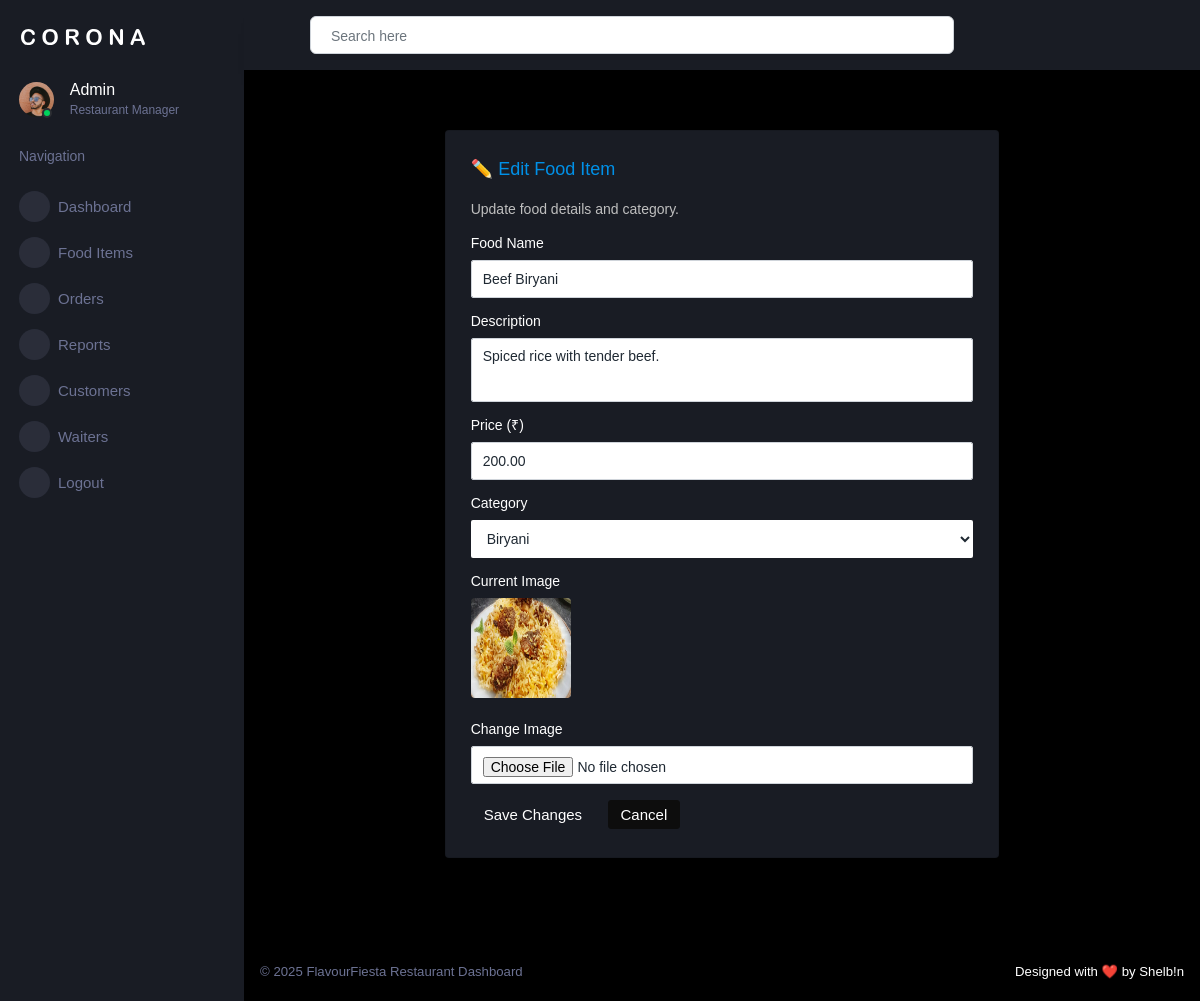
/admin_app/edit_food/3/, run on the app's committed database.
### admin_app/models.py (models this page shows)
class fooditems(models.Model):
    name = models.CharField(max_length=100)
    description = models.TextField()
    price = models.DecimalField(max_digits=10, decimal_places=2)
    category = models.ForeignKey(categorydb, on_delete=models.CASCADE)
    image = models.ImageField(upload_to='food_items/', blank=True, null=True)
    availability = models.BooleanField(default=True)

class categorydb(models.Model):
    Category_name=models.CharField(max_length=100,null=True,blank=True)
    Description=models.CharField(max_length=100,null=True,blank=True)
    Image = models.ImageField(upload_to='categories/', null=True, blank=True)

### admin_app/views.py (the view, shortened to what this page needs)
# urls.py: path('edit_food/<int:food_id>/', views.edit_food, name='edit_food'),
def edit_food(request, food_id):
    food = get_object_or_404(fooditems, id=food_id)
    categories = categorydb.objects.all()
    return render(request, 'edit_food.html', {'food': food, 'categories': categories})

### admin_app/templates/edit_food.html (shortened to what this page needs)
{% extends 'index.html' %}
{% load static %}
{% block content %}
<div class="content-wrapper">
  <div class="row">
    <div class="col-md-8 grid-margin stretch-card mx-auto">
      <div class="card">
        <div class="card-body">
          <h4 class="card-title text-primary">✏️ Edit Food Item</h4>
          <p class="card-description">Update food details and category.</p>
          <form method="post" enctype="multipart/form-data" class="forms-sample">
            <div class="form-group">
              <label for="name">Food Name</label>
              <input type="text" class="form-control" id="name" name="name" value="{{ food.name }}" required>
            </div>
            <div class="form-group">
              <label for="description">Description</label>
              <textarea class="form-control" id="description" name="description" rows="3" required>{{ food.description }}</textarea>
            </div>
            <div class="form-group">
              <label for="price">Price (₹)</label>
              <input type="number" step="0.01" class="form-control" id="price" name="price" value="{{ food.price }}" required>
            </div>
            <div class="form-group">
              <label for="category">Category</label>
              <select class="form-control" id="category" name="category" required>
                {% for cat in categories %}
                  <option value="{{ cat.id }}" {% if cat.id == food.category.id %}selected{% endif %}>{{ cat.Category_name }}</option>
                {% endfor %}
              </select>
            </div>
            <div class="form-group">
              <label>Current Image</label><br>
              {% if food.image %}
                <img src="{{ food.image.url }}" alt="{{ food.name }}" width="100" height="100" class="rounded mb-2">
              {% else %}
                <p class="text-muted">No image uploaded</p>
              {% endif %}
            </div>
            <div class="form-group">
              <label for="image">Change Image</label>
              <input type="file" class="form-control" id="image" name="image">
            </div>
            <button type="submit" class="btn btn-gradient-primary mr-2">Save Changes</button>
            <a href="{% url 'admin_app:view_food' %}" class="btn btn-dark">Cancel</a>
          </form>
        </div>
      </div>
    </div>
  </div>
</div>
{% endblock %}

### admin_app/static/admin_app/css/custom-overrides.css (style rules this page uses)
.form-control, .select2-container--default .select2-selection--single, .select2-container--default .select2-selection--single .select2-search__field, .typeahead, .tt-query, .tt-hint { background-color: #ffffff !important; color: #1f2933 !important; border-color: #cfd4da !important; }
.form-control::placeholder, .select2-container--default .select2-selection--single::placeholder, .select2-container--default .select2-selection--single .select2-search__field::placeholder, .typeahead::placeholder, .tt-query::placeholder, .tt-hint::placeholder { color: #6c757d !important; opacity: 1; }

### data on the page
fooditems: name "Beef Biryani", description "Spiced rice with tender beef.", price "200.00", category "Biryani", image (picture)
